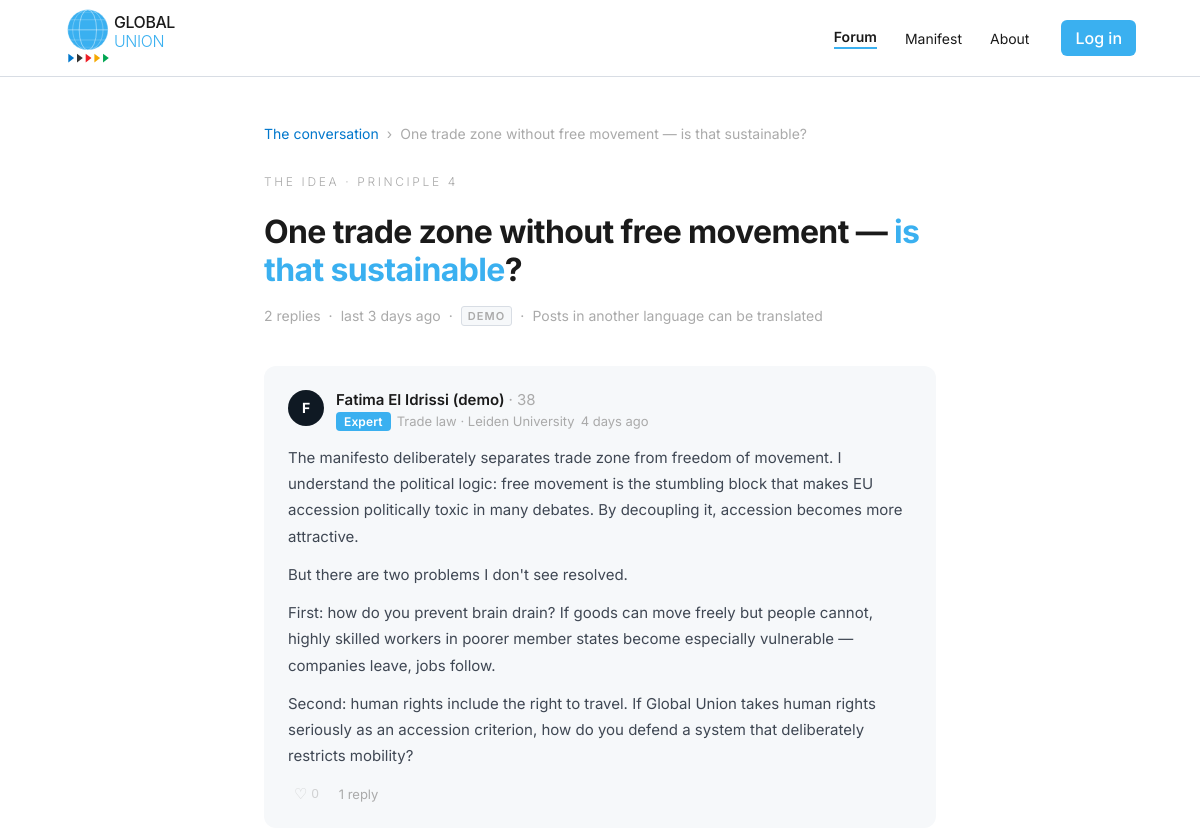
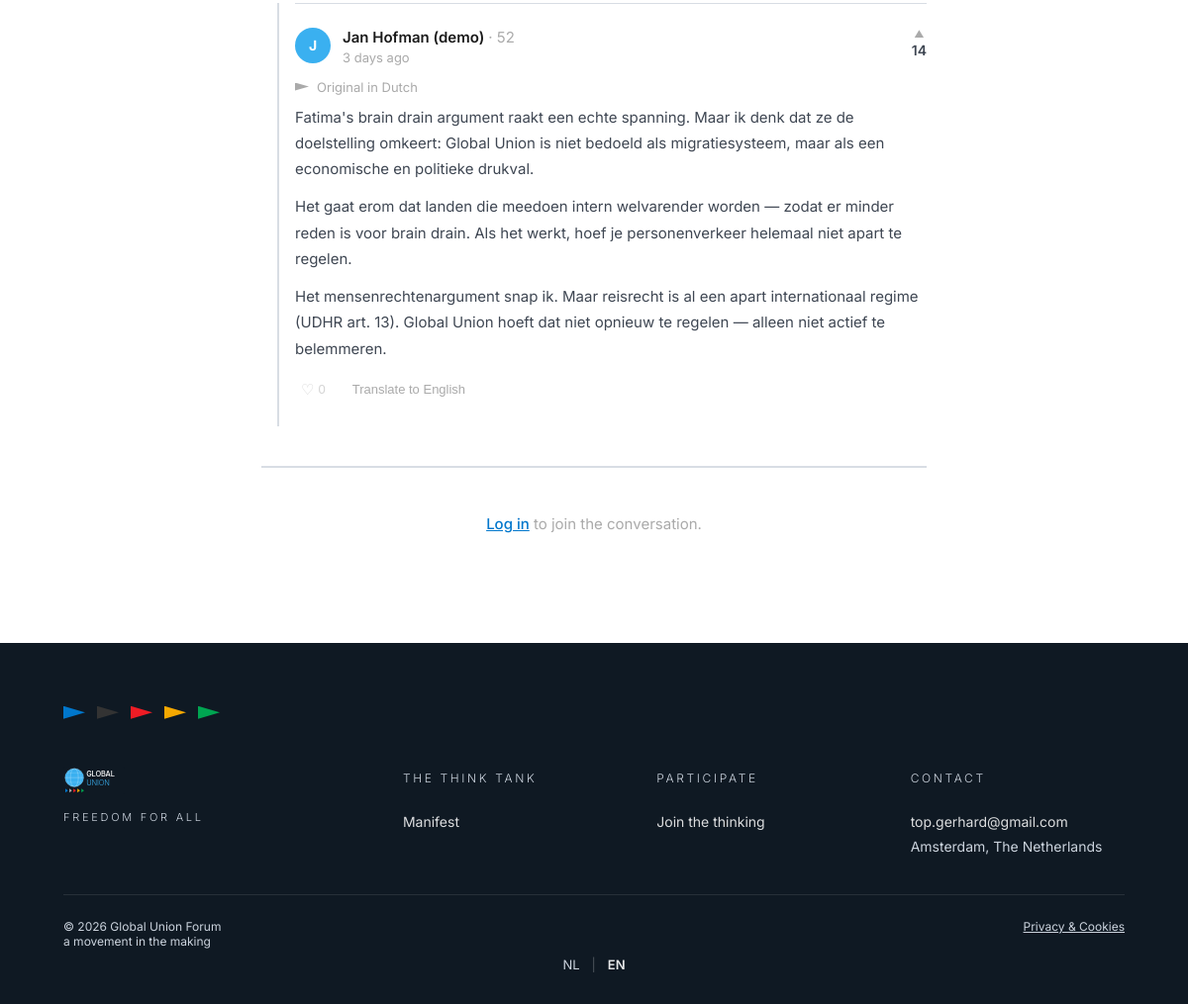
The page /forum/2 on the database its author committed (2 pictures, top to bottom).
### app/models.py (models this page shows, shortened)
class Thread(db.Model):
    __tablename__ = "threads"
    id           = db.Column(db.Integer, primary_key=True)
    eyebrow_nl   = db.Column(db.String(200), nullable=False)
    eyebrow_en   = db.Column(db.String(200), nullable=False)
    title_prefix_nl = db.Column(db.String(300), nullable=False, default='')
    title_accent_nl = db.Column(db.String(200), nullable=True)
    title_suffix_nl = db.Column(db.String(50),  nullable=False, default='')
    title_prefix_en = db.Column(db.String(300), nullable=False, default='')
    title_accent_en = db.Column(db.String(200), nullable=True)
    title_suffix_en = db.Column(db.String(50),  nullable=False, default='')
    is_closed    = db.Column(db.Boolean, nullable=False, default=False)
    is_demo      = db.Column(db.Boolean, nullable=False, default=False)
    created_at   = db.Column(db.DateTime, default=datetime.utcnow)
    posts        = db.relationship('Post', backref='thread', lazy=True,
                                   order_by='Post.created_at')

class Post(db.Model):
    __tablename__ = "posts"
    id             = db.Column(db.Integer, primary_key=True)
    thread_id      = db.Column(db.Integer, db.ForeignKey('threads.id'), nullable=False)
    user_id        = db.Column(db.Integer, db.ForeignKey('users.id'), nullable=True)
    parent_id      = db.Column(db.Integer, db.ForeignKey('posts.id'), nullable=True)
    author_name    = db.Column(db.String(100), nullable=False)
    author_role    = db.Column(db.String(20),  nullable=False, default='member')
    author_badge_nl = db.Column(db.String(200), nullable=True)
    author_badge_en = db.Column(db.String(200), nullable=True)
    author_age     = db.Column(db.Integer, nullable=True)
    body           = db.Column(db.Text, nullable=True)
    body_nl        = db.Column(db.Text, nullable=True)
    body_en        = db.Column(db.Text, nullable=True)
    source_lang    = db.Column(db.String(5), nullable=False, default='nl')
    is_op          = db.Column(db.Boolean, default=False)
    is_demo        = db.Column(db.Boolean, nullable=False, default=False)
    vote_count     = db.Column(db.Integer, default=0)
    image_url      = db.Column(db.String(500), nullable=True)
    created_at     = db.Column(db.DateTime, default=datetime.utcnow)
    author         = db.relationship('User', foreign_keys=[user_id], lazy='joined')
    @property
    def time_ago(self):
        delta = datetime.utcnow() - self.created_at
        d, s = delta.days, delta.seconds
        if d >= 2:
            return {'nl': f'{d} dagen geleden', 'en': f'{d} days ago'}

### app/routes.py (the view, shortened to what this page needs)
@main.route('/forum/<int:thread_id>', methods=['GET', 'POST'])
def forum_thread(thread_id):
    _seed_forum()
    thread = Thread.query.get_or_404(thread_id)
    all_posts = Post.query.filter_by(thread_id=thread_id).order_by(Post.created_at).all()
    root_posts  = [p for p in all_posts if p.parent_id is None]
    replies_map = {}
    for p in all_posts:
        if p.parent_id is not None:
            replies_map.setdefault(p.parent_id, []).append(p)
    all_ids = [p.id for p in all_posts]
    like_counts_q = (
        db.session.query(PostLike.post_id, func.count(PostLike.id))
        .filter(PostLike.post_id.in_(all_ids))
        .group_by(PostLike.post_id)
        .all()
    ) if all_ids else []
    like_counts = {pid: cnt for pid, cnt in like_counts_q}
    liked_ids = set()
    user_lang = session.get('lang', 'nl')
    auto_translate = current_user.is_authenticated and (
        current_user.auto_translate is True
        or (current_user.auto_translate is None and user_lang == 'en')
    )
    return render_template(
        'forum/thread.html',
        thread=thread,
        posts=all_posts,
        root_posts=root_posts,
        replies_map=replies_map,
        like_counts=like_counts,
        liked_ids=liked_ids,
        auto_translate=auto_translate,
    )

### app/__init__.py (called while the page is built, shortened)
def _ensure_admin_user():
    from app.models import User
    from flask_bcrypt import Bcrypt
    _bcrypt = Bcrypt()
    user = User.query.filter_by(email=ADMIN_EMAIL).first()
    anne_email = 'anne.top@globalunionforum.org'

### app/routes.py (called while the page is built, shortened)
@main.before_request
def enforce_session_timeout():
    if not current_user.is_authenticated:
        return

def _seed_forum():
    if Thread.query.filter_by(is_demo=True).first():
        return

### app/utils.py (called while the page is built)
def linkify(text):
    if not text:
        return Markup('')
    parts = _URL_RE.split(text)
    result = []
    for i, part in enumerate(parts):
        if i % 2 == 1:
            href = str(escape(part))
            label = str(escape(_short_label(part)))
            result.append(
                f'<a href="{href}" target="_blank" rel="noopener noreferrer">{label}</a>'
            )
        else:
            result.append(str(escape(part)))
    return Markup(''.join(result))

### app/templates/forum/thread.html (shortened to what this page needs)
{% extends "base.html" %}
{% block content_outer %}{% block content %}
<main class="gu-forum" lang="{{ lang }}">
  <div class="gu-forum__inner">
    <div class="gu-forum__topbar">
      <nav class="gu-forum__crumbs" aria-label="breadcrumb">
        <a href="{{ url_for('main.forum') }}">{% if lang == 'nl' %}Het gesprek{% else %}The conversation{% endif %}</a>
        <span aria-hidden="true">›</span>
        <span>{% if lang == 'nl' %}{{ thread.title_prefix_nl }}{% if thread.title_accent_nl %} {{ thread.title_accent_nl }}{% endif %}{{ thread.title_suffix_nl }}{% else %}{{ thread.title_prefix_en }}{% if thread.title_accent_en %} {{ thread.title_accent_en }}{% endif %}{{ thread.title_suffix_en }}{% endif %}</span>
      </nav>
    </div>
    <header class="gu-forum__threadhead">
      {% if lang == 'nl' %}
        <p class="gu-eyebrow">{{ thread.eyebrow_nl }}</p>
        <h1 class="gu-forum__title">
          {{ thread.title_prefix_nl }}{% if thread.title_accent_nl %} <em>{{ thread.title_accent_nl }}</em>{% endif %}{{ thread.title_suffix_nl }}
        </h1>
      {% else %}
        <p class="gu-eyebrow">{{ thread.eyebrow_en }}</p>
        <h1 class="gu-forum__title">
          {{ thread.title_prefix_en }}{% if thread.title_accent_en %} <em>{{ thread.title_accent_en }}</em>{% endif %}{{ thread.title_suffix_en }}
        </h1>
      {% endif %}
      <div class="gu-forum__threadmeta">
        <span>{{ posts | length }} {% if lang == 'nl' %}reactie{{ 's' if posts|length != 1 else '' }}{% else %}repl{{ 'ies' if posts|length != 1 else 'y' }}{% endif %}</span>
        {% if posts %}
          <span aria-hidden="true">·</span>
          <span>{% if lang == 'nl' %}laatst {% else %}last {% endif %}{{ posts[-1].time_ago[lang] }}</span>
        {% endif %}
        {% if thread.is_demo %}
          <span aria-hidden="true">·</span>
          <span class="gu-forum__demo-badge">Demo</span>
        {% endif %}
        {% if thread.is_closed %}
          <span aria-hidden="true">·</span>
          <span class="gu-forum__closed-badge">{% if lang == 'nl' %}Gesloten{% else %}Closed{% endif %}</span>
        {% else %}
          <span aria-hidden="true">·</span>
          <span>{% if lang == 'nl' %}Reacties in andere talen kun je vertalen{% else %}Posts in another language can be translated{% endif %}</span>
        {% endif %}
      </div>
    </header>
    <div class="gu-thread">
      {% for root in root_posts %}
        {% set post = root %}
        {% set depth = 0 %}
        {% set level1 = replies_map.get(root.id, []) %}
        {% include 'forum/_post.html' %}
        {% if level1 %}
        <div class="gu-thread__replies">
          {% set post = level1[0] %}
          {% set depth = 1 %}
          {% include 'forum/_post.html' %}
          {% set l2_first = replies_map.get(level1[0].id, []) %}
        </div>
        {% endif %}
      {% endfor %}
    </div>
    {% if thread.is_closed %}
      {% if current_user.is_authenticated and (current_user.is_moderator or current_user.is_admin) %}
      {% endif %}
      <div class="gu-composer gu-composer--closed">
        <p>{% if lang == 'nl' %}Dit gesprek is gesloten.{% else %}This conversation is closed.{% endif %}</p>
      </div>
    {% else %}
    <div class="gu-composer gu-composer--locked">
      <p>
        <a href="{{ url_for('main.login') }}">{% if lang == 'nl' %}Log in{% else %}Log in{% endif %}</a>
        {% if lang == 'nl' %}om mee te doen aan het gesprek.{% else %}to join the conversation.{% endif %}
      </p>
    </div>
    {% endif %}
  </div>
</main>
{% endblock %}
{% endblock %}

### app/templates/forum/_post.html (shortened to what this page needs)
{% if post.body == '[bericht verwijderd]' %}
  {% set is_deleted = true %}
  {% set display_body = '[bericht verwijderd]' %}
  {% set is_pretranslated = false %}
  {% set is_foreign = false %}
{% elif post.body_nl and post.body_en %}
  {% set is_deleted = false %}
  {% set is_pretranslated = true %}
  {% set display_body = post.body_nl if lang == 'nl' else post.body_en %}
  {% set is_foreign = false %}
{% else %}
  {% set is_deleted = false %}
  {% set is_pretranslated = false %}
  {% set display_body = post.body %}
  {% set is_foreign = post.source_lang != lang %}
{% endif %}
{% set time = post.time_ago[lang] %}
{% set badge = (post.author_badge_nl if lang == 'nl' else post.author_badge_en) %}
{% set is_own = current_user.is_authenticated and post.user_id == current_user.id %}
<article class="gu-post{% if post.is_op %} gu-post--op{% endif %}{% if is_foreign %} gu-post--foreign{% endif %}{% if is_deleted %} gu-post--deleted{% endif %}"
         id="post-{{ post.id }}">
  <header class="gu-post__head">
    <div class="gu-post__author">
      <div class="gu-post__avatar">{{ post.author_name[0] | upper }}</div>
      <div class="gu-post__authormeta">
        <div class="gu-post__name">
          {{ post.author_name }}{% if post.author_age %}<span class="gu-post__age"> · {{ post.author_age }}</span>{% endif %}
        </div>
        <div class="gu-post__sub">
          {% if post.author_role == 'founder' %}
            <span class="gu-post__role gu-post__role--founder">{% if lang == 'nl' %}Initiatiefnemer{% else %}Initiator{% endif %}</span>
          {% elif post.author_role == 'expert' %}
            <span class="gu-post__role gu-post__role--expert">Expert</span>
          {% endif %}
          {% if badge %}<span class="gu-post__badge">{{ badge }}</span>{% endif %}
          <span class="gu-post__time">{{ time }}</span>
        </div>
      </div>
    </div>
    {% if post.vote_count %}
    <div class="gu-post__votes" title="{{ post.vote_count }} {% if lang == 'nl' %}stemmen{% else %}votes{% endif %}">
      <span class="gu-post__vote-arrow">▲</span>
      <span>{{ post.vote_count }}</span>
    </div>
    {% endif %}
  </header>
  {% if is_foreign and not is_deleted %}
  <div class="gu-post__foreignbanner">
    <span class="gu-arrow" style="background:var(--gu-fg-3)"></span>
    <span>{% if lang == 'nl' %}Origineel in {% if post.source_lang == 'en' %}Engels{% else %}{{ post.source_lang | upper }}{% endif %}{% else %}Original in {% if post.source_lang == 'nl' %}Dutch{% else %}{{ post.source_lang | upper }}{% endif %}{% endif %}</span>
  </div>
  {% endif %}
  <div class="gu-post__body{% if is_deleted %} gu-post__body--deleted{% endif %}"
       id="body-{{ post.id }}"
       lang="{{ lang if is_pretranslated else post.source_lang }}">
    {% if display_body %}
      {% for para in display_body.split('\n\n') %}
        <p>{{ para | linkify }}</p>
      {% endfor %}
    {% endif %}
  </div>
  {% if not is_deleted %}
  <footer class="gu-post__actions">
    {% if not is_own %}
      {% set like_count = like_counts.get(post.id, 0) %}
      <button class="gu-post__action gu-post__like-btn{% if post.id in liked_ids %} gu-post__like-btn--liked{% endif %}"
              data-post-id="{{ post.id }}"
              data-liked="{{ 'true' if post.id in liked_ids else 'false' }}"
              {% if not current_user.is_authenticated %}disabled{% endif %}>
        <span class="gu-post__like-icon">{% if post.id in liked_ids %}♥{% else %}♡{% endif %}</span>
        <span class="gu-post__like-count">{{ like_count }}</span>
      </button>
    {% endif %}
    {% if depth == 0 %}
      {% set reply_count = replies_map.get(post.id, [])|length %}
      {% if reply_count %}
      <span class="gu-post__replycount">
        {{ reply_count }} {% if lang == 'nl' %}reactie{{ 's' if reply_count != 1 else '' }}{% else %}repl{{ 'ies' if reply_count != 1 else 'y' }}{% endif %}
      </span>
      {% endif %}
    {% endif %}
    {% if is_foreign %}
    <button class="gu-post__action gu-post__action--ghost gu-post__translate-btn"
            data-post-id="{{ post.id }}"
            data-translate-url="{{ url_for('main.forum_translate', post_id=post.id) }}"
            data-label-translate="{% if lang == 'nl' %}Vertaal naar Nederlands{% else %}Translate to English{% endif %}"
            data-label-original="{% if lang == 'nl' %}Toon origineel{% else %}Show original{% endif %}"
            data-label-loading="{% if lang == 'nl' %}Bezig…{% else %}Translating…{% endif %}"
            data-label-error="{% if lang == 'nl' %}Mislukt — probeer opnieuw{% else %}Failed — try again{% endif %}">
      {% if lang == 'nl' %}Vertaal naar Nederlands{% else %}Translate to English{% endif %}
    </button>
    {% endif %}
  </footer>
  {% endif %}
</article>

### app/static/css/colors_and_type.css (style rules this page uses)
:root { --gu-globe: #3ab0f0; --gu-globe-deep: #0077cc; --gu-ink: #1a1a1a; --gu-night: #0f1923; --gu-paper: #ffffff; --gu-payoff: #aaaaaa; --gu-europe: #0077cc; --gu-asia: #333333; --gu-americas: #ee1c25; --gu-africa: #f5a800; --gu-oceania: #00a551; --gu-n-50: #f6f8fa; --gu-n-100: #eceff3; --gu-n-200: #d8dde4; --gu-n-300: #b9c1cc; --gu-n-400: #8a95a3; --gu-n-500: #5e6877; --gu-n-600: #3f4753; --gu-n-700: #2a313b; --gu-n-800: #1a212b; --gu-n-900: #0f1923; --gu-bg: var(--gu-paper); --gu-bg-soft: var(--gu-n-50); --gu-bg-night: var(--gu-night); --gu-fg-1: var(--gu-ink); --gu-fg-2: var(--gu-n-600); --gu-fg-3: var(--gu-payoff); --gu-fg-on-night: var(--gu-paper); --gu-fg-on-night-2:#cbd3dd; --gu-border: var(--gu-n-200); --gu-border-strong:var(--gu-n-300); --gu-border-night: rgba(255,255,255,0.12); --gu-link: var(--gu-globe-deep); --gu-link-hover: #005ea3; --gu-success: var(--gu-oceania); --gu-warning: var(--gu-africa); --gu-danger: var(--gu-americas); --gu-info: var(--gu-globe); --gu-font-sans: 'Inter', -apple-system, BlinkMacSystemFont, 'Helvetica Neue', Arial, sans-serif; --gu-font-mono: ui-monospace, 'SF Mono', Menlo, Consolas, monospace; --gu-w-light: 300; --gu-w-regular: 400; --gu-w-medium: 500; --gu-w-semibold: 600; --gu-fs-display: 88px; --gu-lh-display: 0.95; --gu-fs-h1: 56px; --gu-lh-h1: 1.05; --gu-fs-h2: 40px; --gu-lh-h2: 1.1; --gu-fs-h3: 28px; --gu-lh-h3: 1.2; --gu-fs-h4: 20px; --gu-lh-h4: 1.3; --gu-fs-body-lg: 18px; --gu-lh-body-lg: 1.55; --gu-fs-body: 16px; --gu-lh-body: 1.55; --gu-fs-small: 14px; --gu-lh-small: 1.5; --gu-fs-caption: 12px; --gu-lh-caption: 1.4; --gu-track-payoff: 0.25em; --gu-track-tight: -0.02em; --gu-track-eyebrow: 0.18em; --gu-space-1: 4px; --gu-space-2: 8px; --gu-space-3: 12px; --gu-space-4: 16px; --gu-space-5: 24px; --gu-space-6: 32px; --gu-space-7: 48px; --gu-space-8: 64px; --gu-space-9: 96px; --gu-radius-sm: 4px; --gu-radius-md: 8px; --gu-radius-lg: 14px; --gu-radius-pill: 999px; --gu-shadow-sm: 0 1px 2px rgba(15, 25, 35, 0.06); --gu-shadow-md: 0 4px 14px rgba(15, 25, 35, 0.08); --gu-shadow-lg: 0 18px 40px -12px rgba(15, 25, 35, 0.18); --gu-shadow-ring: 0 0 0 4px rgba(58, 176, 240, 0.20); --gu-ease: cubic-bezier(.2,.7,.2,1); --gu-ease-out: cubic-bezier(.16,1,.3,1); --gu-dur-fast: 120ms; --gu-dur: 220ms; --gu-dur-slow: 420ms; }

### rows shown on the page
Thread: title_prefix_en "One trade zone without free movement —", title_accent_en "is that sustainable", title_suffix_en "?", eyebrow_en "THE IDEA · PRINCIPLE 4"
Post: created_at "3 days ago", author_name "J", author_name "Jan Hofman (demo)", author_age "52", vote_count "14"
Post: author_name "F", author_name "Fatima El Idrissi (demo)", author_age "38", author_role "Expert", author_badge_en "Trade law · Leiden University", time "4 days ago 3 days ago", para "The manifesto deliberately separates trade zone from freedom of movement. I understand the political logic: free movement is the stumbling block that makes EU accession politically toxic in many debates. By decoupling it, accession becomes more attractive." "But there are two problems I don't see resolved." "First: how do you prevent brain drain? If goods can move freely but people cannot, highly skilled workers in poorer member states become especially vulnerable — companies leave, jobs follow." "Second: human rights include the right to travel. If Global Union takes human rights seriously as an accession criterion, how do you defend a system that deliberately restricts mobility?" "Fatima's brain drain argument raakt een echte spanning. Maar ik denk dat ze de doelstelling omkeert: Global Union is niet bedoeld als migratiesysteem, maar als een economische en politieke drukval." "Het gaat erom dat landen die meedoen intern welvarender worden — zodat er minder reden is voor brain drain. Als het werkt, hoef je personenverkeer helemaal niet apart te regelen." "Het mensenrechtenargument snap ik. Maar reisrecht is al een apart internationaal regime (UDHR art. 13). Global Union hoeft dat niet opnieuw te regelen — alleen niet actief te belemmeren.", vote_count "0 0", reply_count "1", value "y"

### other values the page prints
{{ posts | length }} "2"
{{ 'ies' if posts|length != 1 else 'y' }} "ies"
